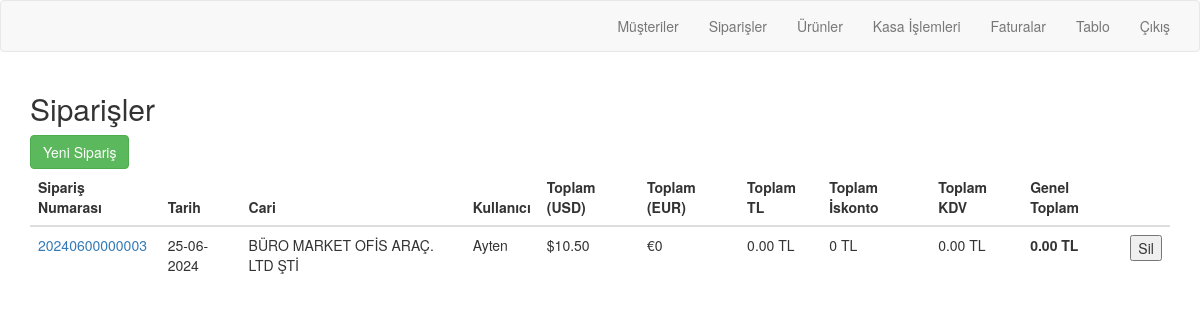
/order/orders/ (signed in), run on an earlier commit of the app's database.
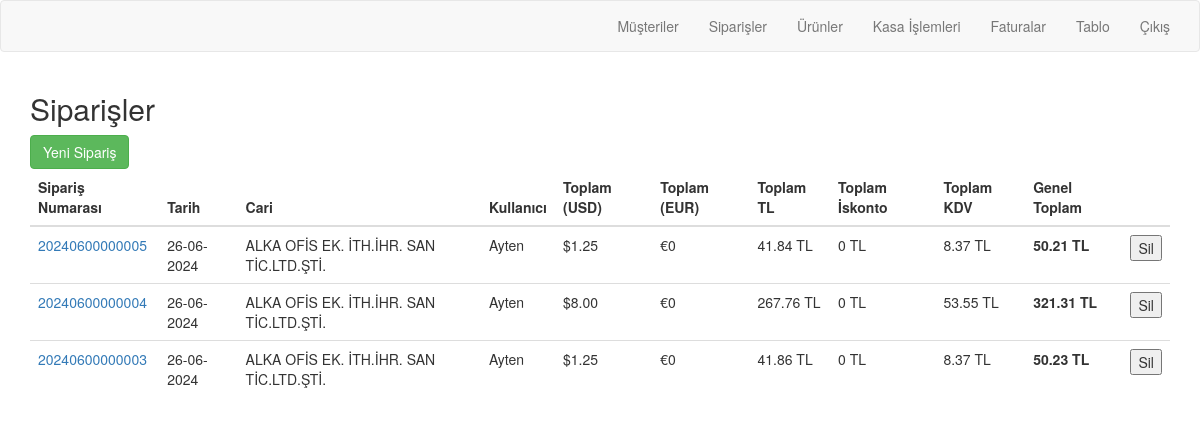
And on a later commit of the database.
### order/models.py (models this page shows, shortened)
class Order(models.Model):
    order_number = models.CharField(max_length=20, unique=True, blank=True)
    customer = models.ForeignKey(Customer, on_delete=models.PROTECT, related_name="customer_orders")
    date = models.DateTimeField(auto_now_add=True)
    user = models.ForeignKey(User, on_delete=models.CASCADE, related_name="user_orders")
    is_billed = models.BooleanField(default=False)

class Customer(models.Model):
    user = models.ForeignKey(User, on_delete=models.CASCADE, related_name="user_customers",blank=True,null=True)
    customerCode = models.CharField(max_length=50)
    companyName = models.CharField(max_length=50)
    taxOffice = models.CharField(max_length=50)
    tax_number = models.CharField(max_length=50, blank=True)
    name = models.CharField(max_length=50, blank=True)
    middleName = models.CharField(max_length=50, blank=True)
    surname = models.CharField(max_length=50, blank=True)
    city = models.CharField(max_length=50)
    district = models.CharField(max_length=50)
    adress = models.CharField(max_length=250, blank=True)
    shipping_adress=models.CharField(max_length=250, blank=True)
    country = models.CharField(max_length=50, blank=True, default="Türkiye")
    email = models.EmailField(blank=True)
    telephone = models.CharField(max_length=11, blank=True)
    customerType = models.CharField(max_length=50, blank=True)
    contactPerson = models.CharField(max_length=50, blank=True)
    E_invoice=models.BooleanField(default=True)
    def __str__(self):
        return self.companyName

### order/views.py (the view)
# urls.py: path('orders/', views.order_list, name='order_list'),
@login_required
@user_passes_test(is_admin)
def order_list(request):
    if request.method == 'POST':
        order_id = request.POST.get('order_id')
        order = get_object_or_404(Order, id=order_id)
        order.delete()
        return redirect('order:order_list')
    orders = Order.objects.all().order_by('-date')
    orders_with_totals = []
    for order in orders:
        total_amount_usd = 0
        total_amount_eur = 0
        total_amount_tl = 0
        total_tax = 0
        total_discount=0
        for item in order.order_items.all():
            product = item.product
            if item.discount_rate == 0:
                price_in_tl = item.price * item.quantity * item.currency_rate
                discount=0
            else:
                price_in_tl = item.price *(100-item.discount_rate)/100 * item.quantity * item.currency_rate
                discount=(item.price * item.quantity * item.currency_rate)-(item.price *(100-item.discount_rate)/100 * item.quantity * item.currency_rate)
            product_tax = price_in_tl * product.tax / 100
            if str(product.currency) == 'USD':
                total_amount_usd += item.price * item.quantity
            else:  # Assuming it's EUR if not USD
                total_amount_eur += item.price * item.quantity
            total_amount_tl += price_in_tl
            total_tax += product_tax
            total_discount+=discount
        total_amount_tl = round(total_amount_tl, 2)
        total_amount_eur = round(total_amount_eur, 2)
        total_amount_usd=round(total_amount_usd, 2)
        total_discount=round(total_discount, 2)
        total_tax = round(total_tax, 2)
        grand_total = total_amount_tl + total_tax
        orders_with_totals.append({
            'order': order,
            'total_amount_usd': round(total_amount_usd, 2),
            'total_amount_eur': total_amount_eur,
            'total_amount_tl': total_amount_tl,
            'total_discount':total_discount,
            'total_tax': total_tax,
            'grand_total': grand_total,
            'order_date': order.date.strftime('%d-%m-%Y'),  # Adding the order date
        })
    return render(request, 'order/order_list.html', {'orders_with_totals': orders_with_totals})

### order/models.py (called while the page is built)
    def __str__(self):
        return self.currency

### order/views.py (called while the page is built)
def is_admin(user):
    return user.is_authenticated and user.is_staff

### order/Templates/order/order_list.html (shortened to what this page needs)
{% extends "order/navbar.html" %}
{% block content %}
<body>
    <h2>Siparişler</h2>
    <a href="{% url 'order:customer_list' %}" class="btn btn-success mb-2">Yeni Sipariş</a>
    <table class="table">
        <thead>
            <tr>
                <th>Sipariş Numarası</th>
                <th>Tarih</th>
                <th>Cari</th>
                <th>Kullanıcı</th>
                <th>Toplam (USD)</th>
                <th>Toplam (EUR)</th>
                <th>Toplam TL</th>
                <th>Toplam İskonto</th>
                <th>Toplam KDV</th>
                <th>Genel Toplam</th>
                <th></th>
            </tr>
        </thead>
        <tbody>
            {% for order_with_total in orders_with_totals %}
            {%if order_with_total.order.is_billed == False %}
            <tr>
                <td><a href="{% url 'order:order_detail' order_with_total.order.order_number %}">{{ order_with_total.order.order_number }}</a></td>
                <td>{{ order_with_total.order_date }}</td>
                <td>{{ order_with_total.order.customer }}</td>
                <td>{{ order_with_total.order.user.username }}</td>
                <td>${{ order_with_total.total_amount_usd }}</td>
                <td>€{{ order_with_total.total_amount_eur }}</td>
                <td>{{ order_with_total.total_amount_tl }} TL</td>
                <td>{{ order_with_total.total_discount }} TL</td>
                <td>{{ order_with_total.total_tax }} TL</td>
                <td><b>{{ order_with_total.grand_total }} TL</b></td>
                <td>
                    <form method="POST">
                        <button type="submit" name="delete_order">Sil</button>
                    </form>
                </td>
            </tr>
            {% endif %}
            {% endfor %}
        </tbody>
    </table>
</body>
{% endblock %}

### order/Templates/order/navbar.html (shortened to what this page needs)
<!DOCTYPE html>
{% load static %}
<html lang="en">
<head>
    <link rel="stylesheet" href="https://maxcdn.bootstrapcdn.com/bootstrap/3.3.7/css/bootstrap.min.css">
</head>
    <nav class="navbar navbar-default">
        <div class="container ">
          <div class="navbar-header">
              <a class="navbar-brand brand-font" href="{% url 'order:main' %}"> <img src="{% static "simetrilogo.png" %}" width="150px" alt=""></a>
            </div>
            <ul class="nav navbar-nav navbar-right">
              {% if user.is_authenticated %}
                  {% if user.is_staff %}
                      <li><a href="{% url 'order:customer_listed' %}">Müşteriler</a></li>
                      <li><a href="{% url 'order:order_list' %}">Siparişler</a></li>
                      <li><a href="{% url 'order:search' %}">Ürünler</a></li>
                      <li><a href="{% url 'order:payment_receipt_list' %}">Kasa İşlemleri</a></li>
                      <li><a href="{% url 'order:invoice_list' %}">Faturalar</a></li>
                      <li><a href="{% url 'order:comparison' %}">Tablo</a></li>
                  {% else %}
                      <li><a href="{% url 'order:user_financial' %}">Hesabım</a></li>
                      <li><a href="{% url 'order:user_order' %}">Yeni Sipariş</a></li>
                  {% endif %}
                  <li><a href="{% url 'users:logout' %}">Çıkış</a></li>
              {% else %}
                  <li><a href="{% url 'users:login' %}">Giriş</a></li>
                  <li><a href="">Üye Ol</a></li>
              {% endif %}
          </ul>
        </div>
      </nav>
      <body>
        <div class="container ">
        {%block content %}
        {% endblock %}
      </div>
</body>
</html>

What changed in the data, as far as the page shows it:
removed Order: order.order_number "20240600000003", order_date "25-06-2024", order.customer "BÜRO MARKET OFİS ARAÇ. LTD ŞTİ", order.user.username "Ayten", total_amount_usd "10.50", total_amount_eur "0", total_amount_tl "0.00", total_discount "0", total_tax "0.00", grand_total "0.00"
added Order: order.order_number "20240600000005", order_date "26-06-2024", order.customer "ALKA OFİS EK. İTH.İHR. SAN TİC.LTD.ŞTİ.", order.user.username "Ayten", total_amount_usd "1.25", total_amount_eur "0", total_amount_tl "41.84", total_discount "0", total_tax "8.37", grand_total "50.21"
added Order: order.order_number "20240600000004", order_date "26-06-2024", order.customer "ALKA OFİS EK. İTH.İHR. SAN TİC.LTD.ŞTİ.", order.user.username "Ayten", total_amount_usd "8.00", total_amount_eur "0", total_amount_tl "267.76", total_discount "0", total_tax "53.55", grand_total "321.31"
added Order: order.order_number "20240600000003", order_date "26-06-2024", order.customer "ALKA OFİS EK. İTH.İHR. SAN TİC.LTD.ŞTİ.", order.user.username "Ayten", total_amount_usd "1.25", total_amount_eur "0", total_amount_tl "41.86", total_discount "0", total_tax "8.37", grand_total "50.23"
